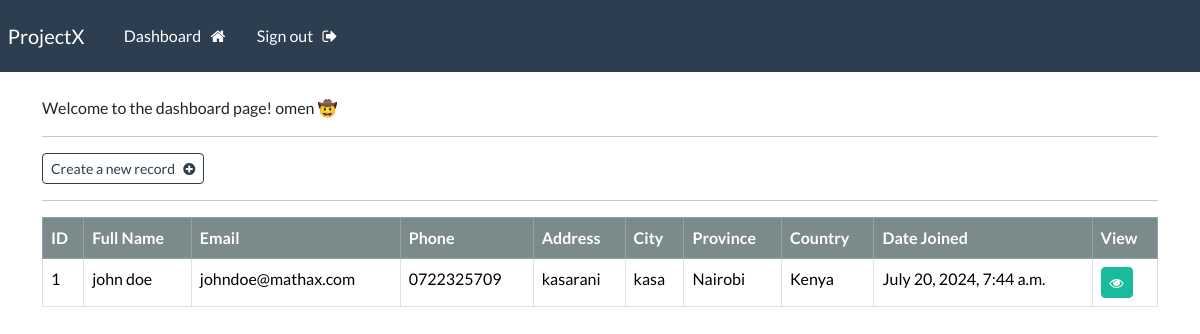
/dashboard (signed in), run on an earlier commit of the app's database.
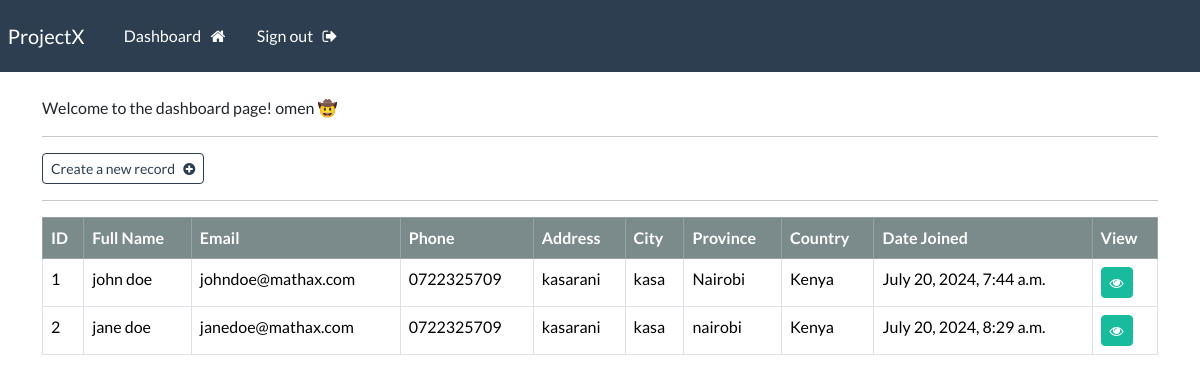
And on a later commit of the database.
### webapp/models.py (models this page shows, shortened)
class Record(models.Model): # an id is normally added by django
    creation_date = models.DateTimeField(auto_now_add=True)
    first_name = models.CharField(max_length=100)
    last_name = models.CharField(max_length=100)
    email = models.CharField(max_length=255)
    phone = models.CharField(max_length=20)
    address = models.CharField(max_length=300)
    city = models.CharField(max_length=255)
    province = models.CharField(max_length=200)
    country = models.CharField(max_length=125)

### webapp/views.py (the view)
# urls.py: path('dashboard', views.dashboard, name='dashboard'),
@login_required(login_url='my-login') # ensures that only authorized users access dashboard
def dashboard(request):
    my_records = Record.objects.all()
    context = {'records' : my_records}
    return render(request, 'webapp/dashboard.html', context=context)

### webapp/templates/webapp/dashboard.html (shortened to what this page needs)
{% extends 'webapp/base.html'%}
{% block content %}
</h5>Welcome to the dashboard page! {{user}} 🤠</>
<hr>
<a class='btn btn-outline-primary btn-sm' href="{%url 'create-record' %}" >Create a new record &nbsp; <i class="fa fa-plus-circle" aria-hidden="true"></i>
</a>
<hr>
<table class='table table-hover table-bordered'>
    <thead class="table-dark">
        <tr>
            <th scope="col">ID</th>
            <th scope="col">Full Name</th>
            <th scope="col">Email</th>
            <th scope="col">Phone</th>
            <th scope="col">Address</th>
            <th scope="col">City</th>
            <th scope="col">Province</th>
            <th scope="col">Country</th>
            <th scope="col">Date Joined</th>
            <th scope="col">View</th>
        </tr>
    </thead>
    <tbody>
        {% if records %}
        {%for record in records %}
        <tr>
            <td>{{record.id}}</td>
            <td>{{record.first_name}} {{record.last_name}}</td>
            <td>{{record.email}}</td>
            <td>{{record.phone}}</td>
            <td>{{record.address}}</td>
            <td>{{record.city}}</td>
            <td>{{record.province}}</td>
            <td>{{record.country}}</td>
            <td>{{record.creation_date}}</td>
            <td><a href="{% url 'record' record.id %}" class="btn btn-success btn-sm"><i class="fa fa-eye" aria-hidden="true"></i>
            </a></td>
        </tr>
        {%endfor%}
        {% endif %}
    </tbody>
</table>
{% endblock %}

What changed in the data, as far as the page shows it:
added Record: id "2", first_name "jane", last_name "doe", email "janedoe@mathax.com", phone "0722325709", address "kasarani", city "kasa", province "nairobi", country "Kenya", creation_date "July 20, 2024, 8:29 a.m."
